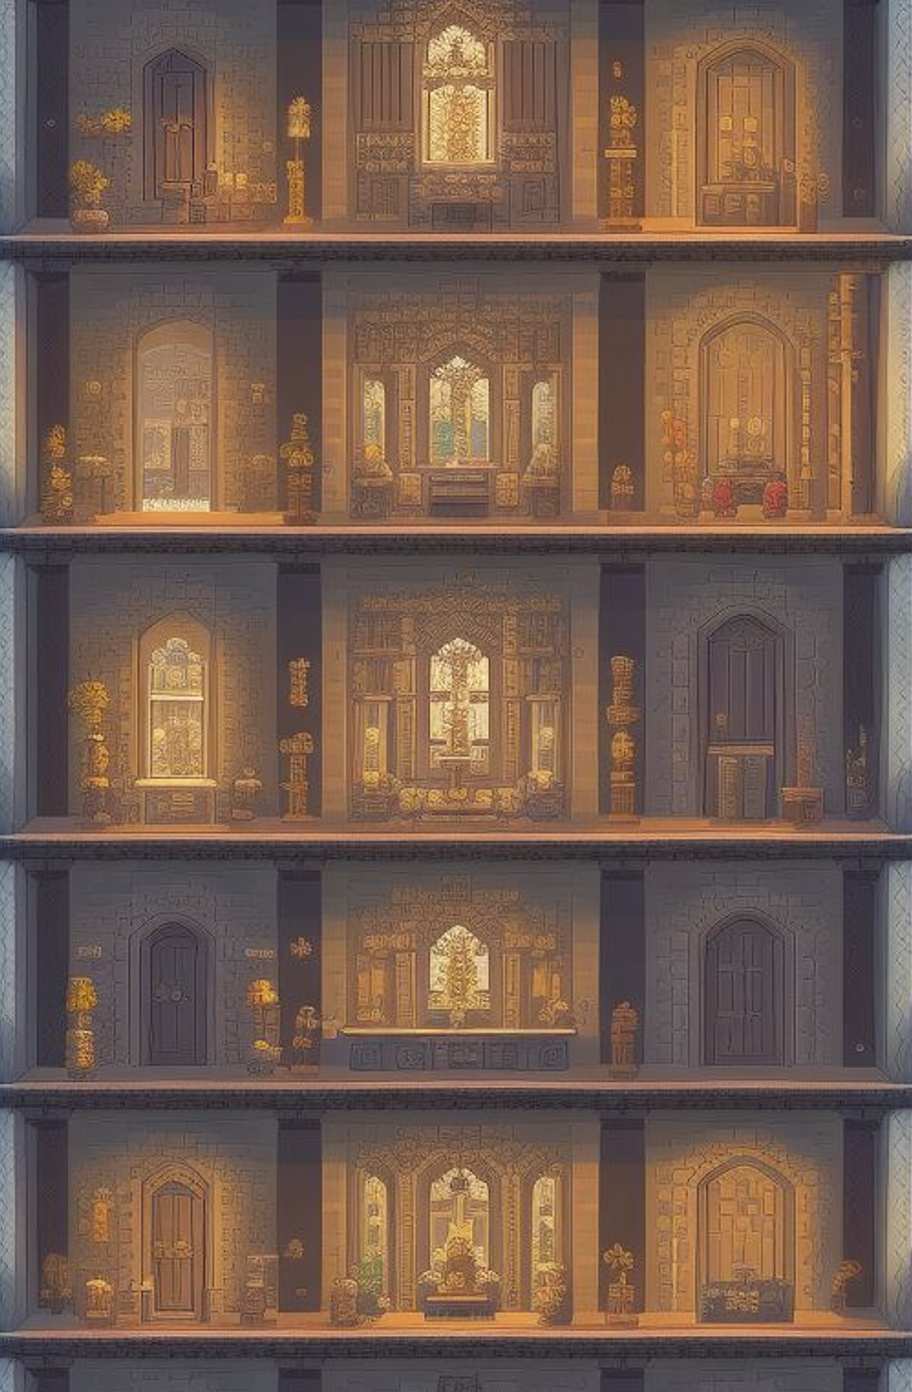

The image is a tile-based game level rendered from a .tmx file. Its description and source (layers, tilesets, objects; grid data summarised) follow:
An orthogonal 57x87 tile map with 16x16 px tiles, 1 tile layer (ground) and 6 objects (portal, platform).

<map version="1.10" tiledversion="1.11.0" orientation="orthogonal" renderorder="right-down" width="57" height="87" tilewidth="16" tileheight="16" infinite="0" nextlayerid="5" nextobjectid="7">
 <editorsettings>
  <export target="../levelLighthouse2.lua" format="lua" />
 </editorsettings>
 <tileset firstgid="1" name="aiTowerLevel" tilewidth="16" tileheight="16" tilecount="5046" columns="58">
  <image source="../../assets/aiTowerLevel.png" width="936" height="1404" />
 </tileset>
 <layer id="1" name="ground" width="57" height="87">
  <data>[4959 cells, 4959 non-empty, 4959 distinct tile ids]</data>
 </layer>
 <objectgroup color="#e5fa03" id="4" name="spawns" />
 <objectgroup color="#43fa01" id="3" name="entity">
  <object id="5" name="Portal" type="portal" x="461.5" y="1304">
   <properties>
    <property name="dX" type="float" value="2368.67" />
    <property name="dY" type="float" value="250" />
    <property name="destination" value="levelLighthouse" />
   </properties>
   <point />
  </object>
  <object id="6" name="Platform" type="platform" x="265.487" y="1280.48" width="150.804" height="21.6724" />
 </objectgroup>
 <objectgroup color="#fa02ee" id="2" name="solid">
  <properties>
   <property name="collidable" type="bool" value="true" />
  </properties>
  <object id="1" x="0" y="1338" width="912" height="54" />
  <object id="2" x="-25" y="-25" width="25" height="1417" />
  <object id="3" x="912" y="-25" width="25" height="1417" />
  <object id="4" x="0" y="-25" width="912" height="25" />
 </objectgroup>
</map>
